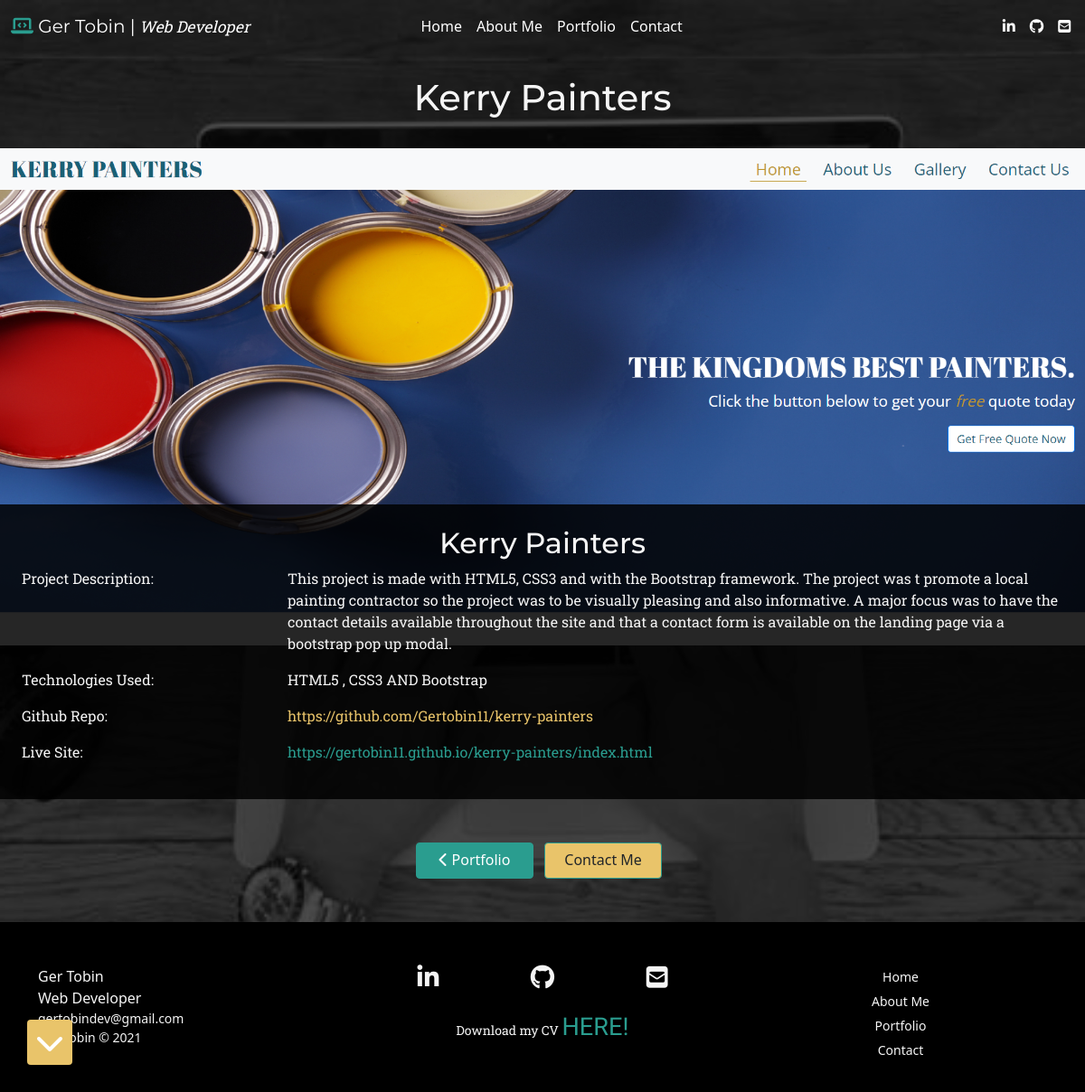
The page /portfolio/4/ on the database its author committed.
### portfolio/models.py (models this page shows, shortened)
class Portfolio(models.Model):
    project_name = models.CharField(max_length=254)
    project_intro = models.CharField(max_length=254,
                                     default='This is a project \
                                     completed by Ger Tobin')
    project_description = models.TextField(max_length=1000)
    technologies_used = models.CharField(max_length=254)
    project_image = models.ImageField()
    git_hub_repo = models.CharField(max_length=254,
                                    default='https://github.com/Gertobin112')
    live_site = models.CharField(max_length=254)
    """ I had to use charfield instead of genericipaddress
        as my heroku apps were throwing errors """

### portfolio/views.py (the view)
# urls.py: path('<int:pk>/', views.portfolio_details,
def portfolio_details(request, pk):
    project = get_object_or_404(Portfolio, pk=pk)
    context = {
        'project': project
    }
    template = 'portfolio/portfolio_details.html'
    return render(request, template, context)

### portfolio/templates/portfolio/portfolio_details.html
{% extends 'base.html' %}
{% block content %}
    <main class="scroll-stop">
        <div class="container-fluid">
            <br>
            <h1 class="whitesmoke text-center title-text">{{ project.project_name }}</h1>
            <br>
            <div class="row">
                <div class="px-0 col-12 img-header">
                    <img src="/media/{{ project.project_image }}" alt="">
                    <div class="px-4 py-4 container-project whitesmoke paragraph-text black-overlay">
                        <h2 class="text-center title-text whitesmoke">{{ project.project_name }}</h2>
                        <div class="row">
                            <div class="col-2">
                                <p>
                                    Project Description:
                                </p>
                            </div>
                            <div class="col-9 offset-1">
                                <p>
                                    {{ project.project_description }}
                                </p>
                            </div>
                            <div class="col-2">
                                <p>
                                    Technologies Used:
                                </p>
                            </div>
                            <div class="col-9 offset-1">
                                <p>
                                    {{ project.technologies_used }}
                                </p>
                            </div>
                            <div class="col-2">
                                <p>
                                    Github Repo:
                                </p>
                            </div>
                            <div class="col-9 offset-1">
                                <a id="githublink" class="text-decoration-none brt-yellow" href="{{ project.git_hub_repo }}"
                                    target="_blank">
                                    {{ project.git_hub_repo }}
                                </a>
                            </div>
                            <div class="col-2">
                                <p>
                                    Live Site:
                                </p>
                            </div>
                            <div class="col-9 offset-1">
                                <a id="livesite" class="text-decoration-none brt-grn" href="{{ project.live_site }}" target="_blank">
                                    {{ project.live_site }}
                                </a>
                            </div>
                        </div>
                    </div>
                </div>
            </div>
            <br>
            <div class="mx-2 my-4 text-center button-wrapper">
                <a id="return-port" class="btn text-white" href="{% url 'portfolio_page' %}">
                    <i class="fas fa-chevron-left"></i> Portfolio
                </a>
                <a id="contact-me-btn" class="mx-2 btn bg-brt-yellow" href="{% url 'contact' %}">
                    Contact Me
                </a>
            </div>
            <br>
        </div>
    </main>
{% endblock %}

### static/css/base.css (style rules this page uses)
* { box-sizing: border-box; }
html, body { background-image: url('../../media/coding-background.jpg'); background-position: center; background-repeat: no-repeat; background-size: cover; box-shadow:inset 0 0 0 2000px rgba(0, 0, 0, 0.7); min-height: 100vh; max-width: 100%; overflow-x: hidden; }
.black-overlay { background:rgba(0, 0, 0, 0.7); }
.title-text { font-family: 'Montserrat', sans-serif; }
.paragraph-text { font-family: 'Roboto Slab', serif; }
.brt-grn { color: #2a9d8f; }
.brt-yellow { color: #e9c46a; }
.whitesmoke { color: whitesmoke; }
.bg-brt-yellow { background-color: #e9c46a !important; }
main { min-height: 90vh; }
.btn { width: 130px; height: 40px; cursor: pointer; background: #2a9d8f; border: 1px solid #2a9d8f; outline: none; transition: 1s ease-in-out; }
.img-header { position: relative; min-height: 90vh; overflow: hidden; }
.img-header img { width: 100%; position: absolute; }
.img-header .container-project { background-color: rgba(0, 0, 0, 0.85); width: 100%; padding: 20px 0px 20px; position: absolute; bottom: 0px; }

### rows shown on the page
Portfolio: project_name "Kerry Painters", project_image (picture), project_description "This project is made with HTML5, CSS3 and with the Bootstrap framework. The project was t promote a local painting contractor so the project was to be visually pleasing and also informative. A major focus was to have the contact details available throughout the site and that a contact form is available on the landing page via a bootstrap pop up modal.", technologies_used "HTML5 , CSS3 AND Bootstrap", git_hub_repo "https://github.com/Gertobin11/kerry-painters", live_site "https://gertobin11.github.io/kerry-painters/index.html"
